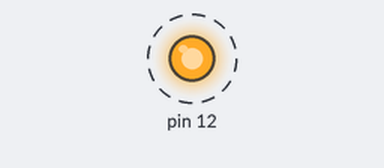
A sketch run on a simulated Arduino Uno, built with avr-gcc and run on an emulated ATmega328P. Shown: output pins drawn as LEDs (lit = HIGH). Dashed ring = blinking.

Above: at 0.5 s.
Timing chart, 0 to 4.6 s (numbered marks = the images above):
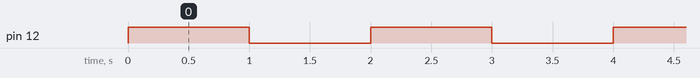

Measured:
- by itself, pin 12: alternates HIGH for 1.0 s and LOW for 1.0 s

The sketch:

sketch_sep3a.ino
```cpp
void setup() {
  // put your setup code here, to run once:
pinMode(12,OUTPUT);
}

void loop() {
  // put your main code here, to run repeatedly:
digitalWrite(12,HIGH);
digitalWrite(11,LOW);
delay(1000);
digitalWrite(11,HIGH);
digitalWrite(12,LOW);
delay(1000);
}
```
